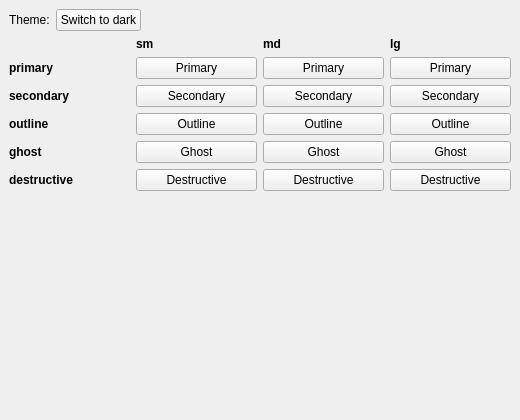
<?xml version="1.0" encoding="UTF-8"?>
<ui version="4.0">
 <class>MainWindow</class>
 <widget class="QMainWindow" name="MainWindow">
  <property name="geometry">
   <rect>
    <x>0</x>
    <y>0</y>
    <width>520</width>
    <height>420</height>
   </rect>
  </property>
  <property name="windowTitle">
   <string>Design Tokens - variant / size</string>
  </property>
  <widget class="QWidget" name="centralwidget">
   <layout class="QVBoxLayout" name="outerLayout">
    <item>
     <layout class="QHBoxLayout" name="topRow">
      <item>
       <widget class="QLabel" name="themeLabel">
        <property name="text">
         <string>Theme:</string>
        </property>
       </widget>
      </item>
      <item>
       <widget class="QCustomQPushButton" name="toggleButton">
        <property name="text">
         <string>Switch to dark</string>
        </property>
        <property name="variant" stdset="0">
         <string>outline</string>
        </property>
       </widget>
      </item>
      <item>
       <spacer name="topSpacer">
        <property name="orientation">
         <enum>Qt::Horizontal</enum>
        </property>
        <property name="sizeHint" stdset="0">
         <size>
          <width>40</width>
          <height>20</height>
         </size>
        </property>
       </spacer>
      </item>
     </layout>
    </item>
    <item>
     <layout class="QGridLayout" name="variantGrid">
    <item row="0" column="0">
     <widget class="QLabel" name="cornerLabel">
      <property name="text">
       <string/>
      </property>
     </widget>
    </item>
    <item row="0" column="1">
     <widget class="QLabel" name="colLabelSm">
      <property name="text">
       <string>&lt;b&gt;sm&lt;/b&gt;</string>
      </property>
     </widget>
    </item>
    <item row="0" column="2">
     <widget class="QLabel" name="colLabelMd">
      <property name="text">
       <string>&lt;b&gt;md&lt;/b&gt;</string>
      </property>
     </widget>
    </item>
    <item row="0" column="3">
     <widget class="QLabel" name="colLabelLg">
      <property name="text">
       <string>&lt;b&gt;lg&lt;/b&gt;</string>
      </property>
     </widget>
    </item>
    <item row="1" column="0">
     <widget class="QLabel" name="rowLabelPrimary">
      <property name="text">
       <string>&lt;b&gt;primary&lt;/b&gt;</string>
      </property>
     </widget>
    </item>
    <item row="1" column="1">
     <widget class="QCustomQPushButton" name="btnPrimarySm">
      <property name="text">
       <string>Primary</string>
      </property>
      <property name="variant" stdset="0">
       <string>primary</string>
      </property>
      <property name="sizeVariant" stdset="0">
       <string>sm</string>
      </property>
     </widget>
    </item>
    <item row="1" column="2">
     <widget class="QCustomQPushButton" name="btnPrimaryMd">
      <property name="text">
       <string>Primary</string>
      </property>
      <property name="variant" stdset="0">
       <string>primary</string>
      </property>
      <property name="sizeVariant" stdset="0">
       <string>md</string>
      </property>
     </widget>
    </item>
    <item row="1" column="3">
     <widget class="QCustomQPushButton" name="btnPrimaryLg">
      <property name="text">
       <string>Primary</string>
      </property>
      <property name="variant" stdset="0">
       <string>primary</string>
      </property>
      <property name="sizeVariant" stdset="0">
       <string>lg</string>
      </property>
     </widget>
    </item>
    <item row="2" column="0">
     <widget class="QLabel" name="rowLabelSecondary">
      <property name="text">
       <string>&lt;b&gt;secondary&lt;/b&gt;</string>
      </property>
     </widget>
    </item>
    <item row="2" column="1">
     <widget class="QCustomQPushButton" name="btnSecondarySm">
      <property name="text">
       <string>Secondary</string>
      </property>
      <property name="variant" stdset="0">
       <string>secondary</string>
      </property>
      <property name="sizeVariant" stdset="0">
       <string>sm</string>
      </property>
     </widget>
    </item>
    <item row="2" column="2">
     <widget class="QCustomQPushButton" name="btnSecondaryMd">
      <property name="text">
       <string>Secondary</string>
      </property>
      <property name="variant" stdset="0">
       <string>secondary</string>
      </property>
      <property name="sizeVariant" stdset="0">
       <string>md</string>
      </property>
     </widget>
    </item>
    <item row="2" column="3">
     <widget class="QCustomQPushButton" name="btnSecondaryLg">
      <property name="text">
       <string>Secondary</string>
      </property>
      <property name="variant" stdset="0">
       <string>secondary</string>
      </property>
      <property name="sizeVariant" stdset="0">
       <string>lg</string>
      </property>
     </widget>
    </item>
    <item row="3" column="0">
     <widget class="QLabel" name="rowLabelOutline">
      <property name="text">
       <string>&lt;b&gt;outline&lt;/b&gt;</string>
      </property>
     </widget>
    </item>
    <item row="3" column="1">
     <widget class="QCustomQPushButton" name="btnOutlineSm">
      <property name="text">
       <string>Outline</string>
      </property>
      <property name="variant" stdset="0">
       <string>outline</string>
      </property>
      <property name="sizeVariant" stdset="0">
       <string>sm</string>
      </property>
     </widget>
    </item>
    <item row="3" column="2">
     <widget class="QCustomQPushButton" name="btnOutlineMd">
      <property name="text">
       <string>Outline</string>
      </property>
      <property name="variant" stdset="0">
       <string>outline</string>
      </property>
      <property name="sizeVariant" stdset="0">
       <string>md</string>
      </property>
     </widget>
    </item>
    <item row="3" column="3">
     <widget class="QCustomQPushButton" name="btnOutlineLg">
      <property name="text">
       <string>Outline</string>
      </property>
      <property name="variant" stdset="0">
       <string>outline</string>
      </property>
      <property name="sizeVariant" stdset="0">
       <string>lg</string>
      </property>
     </widget>
    </item>
    <item row="4" column="0">
     <widget class="QLabel" name="rowLabelGhost">
      <property name="text">
       <string>&lt;b&gt;ghost&lt;/b&gt;</string>
      </property>
     </widget>
    </item>
    <item row="4" column="1">
     <widget class="QCustomQPushButton" name="btnGhostSm">
      <property name="text">
       <string>Ghost</string>
      </property>
      <property name="variant" stdset="0">
       <string>ghost</string>
      </property>
      <property name="sizeVariant" stdset="0">
       <string>sm</string>
      </property>
     </widget>
    </item>
    <item row="4" column="2">
     <widget class="QCustomQPushButton" name="btnGhostMd">
      <property name="text">
       <string>Ghost</string>
      </property>
      <property name="variant" stdset="0">
       <string>ghost</string>
      </property>
      <property name="sizeVariant" stdset="0">
       <string>md</string>
      </property>
     </widget>
    </item>
    <item row="4" column="3">
     <widget class="QCustomQPushButton" name="btnGhostLg">
      <property name="text">
       <string>Ghost</string>
      </property>
      <property name="variant" stdset="0">
       <string>ghost</string>
      </property>
      <property name="sizeVariant" stdset="0">
       <string>lg</string>
      </property>
     </widget>
    </item>
    <item row="5" column="0">
     <widget class="QLabel" name="rowLabelDestructive">
      <property name="text">
       <string>&lt;b&gt;destructive&lt;/b&gt;</string>
      </property>
     </widget>
    </item>
    <item row="5" column="1">
     <widget class="QCustomQPushButton" name="btnDestructiveSm">
      <property name="text">
       <string>Destructive</string>
      </property>
      <property name="variant" stdset="0">
       <string>destructive</string>
      </property>
      <property name="sizeVariant" stdset="0">
       <string>sm</string>
      </property>
     </widget>
    </item>
    <item row="5" column="2">
     <widget class="QCustomQPushButton" name="btnDestructiveMd">
      <property name="text">
       <string>Destructive</string>
      </property>
      <property name="variant" stdset="0">
       <string>destructive</string>
      </property>
      <property name="sizeVariant" stdset="0">
       <string>md</string>
      </property>
     </widget>
    </item>
    <item row="5" column="3">
     <widget class="QCustomQPushButton" name="btnDestructiveLg">
      <property name="text">
       <string>Destructive</string>
      </property>
      <property name="variant" stdset="0">
       <string>destructive</string>
      </property>
      <property name="sizeVariant" stdset="0">
       <string>lg</string>
      </property>
     </widget>
    </item>
     </layout>
    </item>
    <item>
     <spacer name="bottomSpacer">
      <property name="orientation">
       <enum>Qt::Vertical</enum>
      </property>
      <property name="sizeHint" stdset="0">
       <size>
        <width>20</width>
        <height>40</height>
       </size>
      </property>
     </spacer>
    </item>
   </layout>
  </widget>
 </widget>
 <customwidgets>
  <customwidget>
   <class>QCustomQPushButton</class>
   <extends>QPushButton</extends>
   <header location="global">Custom_Widgets.QCustomQPushButton.h</header>
  </customwidget>
 </customwidgets>
 <resources/>
 <connections/>
</ui>
